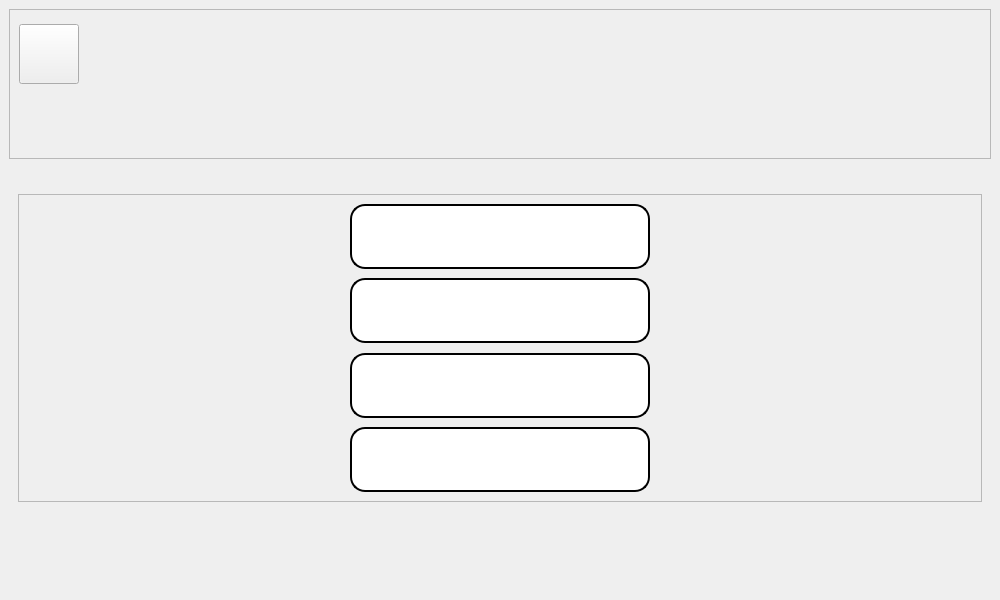
<?xml version="1.0" encoding="UTF-8"?>
<ui version="4.0">
 <class>MainWindow</class>
 <widget class="QMainWindow" name="MainWindow">
  <property name="geometry">
   <rect>
    <x>0</x>
    <y>0</y>
    <width>1000</width>
    <height>600</height>
   </rect>
  </property>
  <property name="minimumSize">
   <size>
    <width>1000</width>
    <height>600</height>
   </size>
  </property>
  <property name="windowTitle">
   <string>MainWindow</string>
  </property>
  <widget class="QWidget" name="centralwidget">
   <layout class="QGridLayout" name="gridLayout_4">
    <item row="2" column="0">
     <widget class="SineWaveWidget" name="widget" native="true">
      <layout class="QGridLayout" name="gridLayout_2">
       <item row="0" column="0">
        <widget class="QFrame" name="frame">
         <property name="frameShape">
          <enum>QFrame::StyledPanel</enum>
         </property>
         <property name="frameShadow">
          <enum>QFrame::Raised</enum>
         </property>
         <layout class="QGridLayout" name="gridLayout">
          <item row="8" column="0">
           <widget class="QPushButton" name="mainSalir">
            <property name="sizePolicy">
             <sizepolicy hsizetype="Fixed" vsizetype="Fixed">
              <horstretch>0</horstretch>
              <verstretch>0</verstretch>
             </sizepolicy>
            </property>
            <property name="minimumSize">
             <size>
              <width>300</width>
              <height>65</height>
             </size>
            </property>
            <property name="font">
             <font>
              <family>Sitka</family>
              <pointsize>14</pointsize>
             </font>
            </property>
            <property name="cursor">
             <cursorShape>PointingHandCursor</cursorShape>
            </property>
            <property name="autoFillBackground">
             <bool>false</bool>
            </property>
            <property name="styleSheet">
             <string notr="true">QPushButton{
image: url(:/assets/modules/B3Exit.png);
background-color: white;
border: 2px solid black;
border-radius: 15px;
}


QPushButton:hover{
border: 2px solid #ebae13;
}</string>
            </property>
            <property name="text">
             <string/>
            </property>
           </widget>
          </item>
          <item row="7" column="0">
           <spacer name="verticalSpacer_5">
            <property name="orientation">
             <enum>Qt::Vertical</enum>
            </property>
            <property name="sizeHint" stdset="0">
             <size>
              <width>20</width>
              <height>10</height>
             </size>
            </property>
           </spacer>
          </item>
          <item row="2" column="0">
           <spacer name="verticalSpacer">
            <property name="orientation">
             <enum>Qt::Vertical</enum>
            </property>
            <property name="sizeType">
             <enum>QSizePolicy::Expanding</enum>
            </property>
            <property name="sizeHint" stdset="0">
             <size>
              <width>20</width>
              <height>10</height>
             </size>
            </property>
           </spacer>
          </item>
          <item row="5" column="0">
           <spacer name="verticalSpacer_4">
            <property name="orientation">
             <enum>Qt::Vertical</enum>
            </property>
            <property name="sizeHint" stdset="0">
             <size>
              <width>20</width>
              <height>10</height>
             </size>
            </property>
           </spacer>
          </item>
          <item row="1" column="0">
           <widget class="QPushButton" name="mainModulos">
            <property name="sizePolicy">
             <sizepolicy hsizetype="Fixed" vsizetype="Fixed">
              <horstretch>0</horstretch>
              <verstretch>0</verstretch>
             </sizepolicy>
            </property>
            <property name="minimumSize">
             <size>
              <width>300</width>
              <height>65</height>
             </size>
            </property>
            <property name="font">
             <font>
              <family>Sitka Small Semibold</family>
              <pointsize>18</pointsize>
              <bold>true</bold>
             </font>
            </property>
            <property name="cursor">
             <cursorShape>PointingHandCursor</cursorShape>
            </property>
            <property name="autoFillBackground">
             <bool>false</bool>
            </property>
            <property name="styleSheet">
             <string notr="true">QPushButton{
image: url(:/assets/modules/B1Modules.png);
background-color: white;
border: 2px solid black;
border-radius: 15px;
}

QPushButton:hover{
border: 2px solid #ebae13;
}

QPushButton:disabled{
image: url(:/assets/modules/B1D.png);
background-color: #bcbcbc;
}</string>
            </property>
            <property name="text">
             <string/>
            </property>
           </widget>
          </item>
          <item row="6" column="0">
           <widget class="QPushButton" name="mainAbout">
            <property name="sizePolicy">
             <sizepolicy hsizetype="Fixed" vsizetype="Fixed">
              <horstretch>0</horstretch>
              <verstretch>0</verstretch>
             </sizepolicy>
            </property>
            <property name="minimumSize">
             <size>
              <width>300</width>
              <height>65</height>
             </size>
            </property>
            <property name="font">
             <font>
              <family>Sitka</family>
              <pointsize>14</pointsize>
             </font>
            </property>
            <property name="cursor">
             <cursorShape>PointingHandCursor</cursorShape>
            </property>
            <property name="autoFillBackground">
             <bool>false</bool>
            </property>
            <property name="styleSheet">
             <string notr="true">QPushButton{
background-color: white;
image: url(:/assets/modules/B3Credits.png);
border: 2px solid black;
border-radius: 15px;
}


QPushButton:hover{
border: 2px solid #ebae13;
}</string>
            </property>
            <property name="text">
             <string/>
            </property>
           </widget>
          </item>
          <item row="4" column="0">
           <widget class="QPushButton" name="mainOpciones">
            <property name="sizePolicy">
             <sizepolicy hsizetype="Fixed" vsizetype="Fixed">
              <horstretch>0</horstretch>
              <verstretch>0</verstretch>
             </sizepolicy>
            </property>
            <property name="minimumSize">
             <size>
              <width>300</width>
              <height>65</height>
             </size>
            </property>
            <property name="font">
             <font>
              <family>Sitka Small Semibold</family>
              <pointsize>18</pointsize>
              <bold>true</bold>
             </font>
            </property>
            <property name="cursor">
             <cursorShape>PointingHandCursor</cursorShape>
            </property>
            <property name="autoFillBackground">
             <bool>false</bool>
            </property>
            <property name="styleSheet">
             <string notr="true">QPushButton{
image: url(:/assets/modules/B2Settings.png);
background-color: white;
border: 2px solid black;
border-radius: 15px;
}


QPushButton:hover{
border: 2px solid #ebae13;
}</string>
            </property>
            <property name="text">
             <string/>
            </property>
           </widget>
          </item>
         </layout>
        </widget>
       </item>
       <item row="1" column="0">
        <spacer name="verticalSpacer_3">
         <property name="orientation">
          <enum>Qt::Vertical</enum>
         </property>
         <property name="sizeHint" stdset="0">
          <size>
           <width>20</width>
           <height>100</height>
          </size>
         </property>
        </spacer>
       </item>
      </layout>
     </widget>
    </item>
    <item row="0" column="0">
     <widget class="ClickableFrame" name="logo">
      <property name="minimumSize">
       <size>
        <width>0</width>
        <height>150</height>
       </size>
      </property>
      <property name="maximumSize">
       <size>
        <width>16777215</width>
        <height>200</height>
       </size>
      </property>
      <property name="styleSheet">
       <string notr="true">#logo{ 
	image: url(:/assets/otros/logo.png);
}</string>
      </property>
      <property name="frameShape">
       <enum>QFrame::StyledPanel</enum>
      </property>
      <property name="frameShadow">
       <enum>QFrame::Raised</enum>
      </property>
      <layout class="QGridLayout" name="gridLayout_3">
       <item row="0" column="0">
        <widget class="MyButton" name="mainPerfiles">
         <property name="enabled">
          <bool>true</bool>
         </property>
         <property name="sizePolicy">
          <sizepolicy hsizetype="Minimum" vsizetype="Minimum">
           <horstretch>0</horstretch>
           <verstretch>0</verstretch>
          </sizepolicy>
         </property>
         <property name="minimumSize">
          <size>
           <width>60</width>
           <height>60</height>
          </size>
         </property>
         <property name="maximumSize">
          <size>
           <width>999999</width>
           <height>50</height>
          </size>
         </property>
         <property name="baseSize">
          <size>
           <width>50</width>
           <height>50</height>
          </size>
         </property>
         <property name="font">
          <font>
           <family>Segoe Print</family>
           <pointsize>20</pointsize>
          </font>
         </property>
         <property name="cursor">
          <cursorShape>PointingHandCursor</cursorShape>
         </property>
         <property name="autoFillBackground">
          <bool>false</bool>
         </property>
         <property name="styleSheet">
          <string notr="true"/>
         </property>
         <property name="text">
          <string/>
         </property>
        </widget>
       </item>
       <item row="0" column="1">
        <spacer name="horizontalSpacer_4">
         <property name="orientation">
          <enum>Qt::Horizontal</enum>
         </property>
         <property name="sizeType">
          <enum>QSizePolicy::Fixed</enum>
         </property>
         <property name="sizeHint" stdset="0">
          <size>
           <width>500</width>
           <height>20</height>
          </size>
         </property>
        </spacer>
       </item>
       <item row="0" column="2">
        <spacer name="horizontalSpacer">
         <property name="orientation">
          <enum>Qt::Horizontal</enum>
         </property>
         <property name="sizeType">
          <enum>QSizePolicy::Fixed</enum>
         </property>
         <property name="sizeHint" stdset="0">
          <size>
           <width>1000</width>
           <height>20</height>
          </size>
         </property>
        </spacer>
       </item>
       <item row="1" column="0">
        <spacer name="verticalSpacer_2">
         <property name="orientation">
          <enum>Qt::Vertical</enum>
         </property>
         <property name="sizeHint" stdset="0">
          <size>
           <width>20</width>
           <height>77</height>
          </size>
         </property>
        </spacer>
       </item>
      </layout>
     </widget>
    </item>
    <item row="1" column="0">
     <spacer name="verticalSpacer_6">
      <property name="orientation">
       <enum>Qt::Vertical</enum>
      </property>
      <property name="sizeType">
       <enum>QSizePolicy::Fixed</enum>
      </property>
      <property name="sizeHint" stdset="0">
       <size>
        <width>20</width>
        <height>20</height>
       </size>
      </property>
     </spacer>
    </item>
   </layout>
  </widget>
 </widget>
 <customwidgets>
  <customwidget>
   <class>ClickableFrame</class>
   <extends>QFrame</extends>
   <header>extendedWidgets/clickableframe.h</header>
   <container>1</container>
  </customwidget>
  <customwidget>
   <class>MyButton</class>
   <extends>QPushButton</extends>
   <header>extendedWidgets/mybutton.h</header>
   <slots>
    <slot>slot1()</slot>
   </slots>
  </customwidget>
  <customwidget>
   <class>SineWaveWidget</class>
   <extends>QWidget</extends>
   <header>extendedWidgets/sinewavewidget.h</header>
   <container>1</container>
  </customwidget>
 </customwidgets>
 <resources/>
 <connections/>
</ui>
